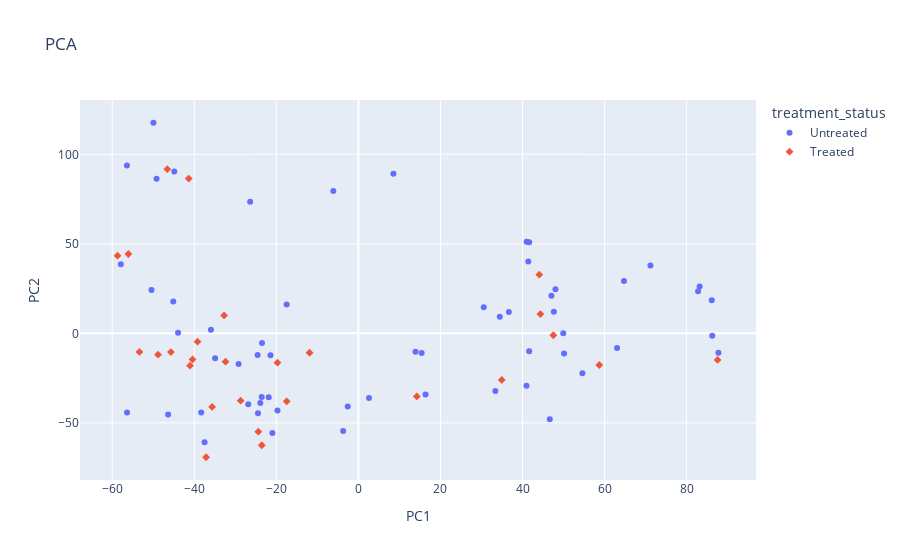

Notebook cell for this chart:
### Code cell
import plotly.express as px

# change index so we can assign the model as a column to on hover event
plotly_df = finalDf.reset_index()
print(plotly_df)
fig = px.scatter(plotly_df[['PC1', 'PC2', 'treatment_status', 'model']], 
                 x="PC1", y="PC2", color="treatment_status", symbol="treatment_status", 
                 hover_data=['model'], title="PCA")
fig.show()

### Figure 1 — Plotly figure (JSON) as saved in the notebook; plotly's stock layout.template omitted (floating-point values rounded to 4 significant figures)
{"data": [{"customdata": [["CTG-0102"], ["CTG-0178"], ["CTG-0184"], ["CTG-0464"], ["CTG-0743"], ["CTG-0765"], ["CTG-0828"], ["CTG-0924"], ["CTG-1253"], ["CTG-1275"], ["CTG-1309"], ["CTG-1316"], ["CTG-1441"], ["CTG-1535"], ["CTG-1726"], ["CTG-1762"], ["CTG-1814"], ["CTG-1878"], ["CTG-1879"], ["CTG-1885"], ["CTG-1927"], ["CTG-1928"], ["CTG-1955"], ["CTG-1992"], ["CTG-2011"], ["CTG-2026"], ["CTG-2033"], ["CTG-2082"], ["CTG-2123"], ["CTG-2210"], ["CTG-2261"], ["CTG-2271"], ["CTG-2311"], ["CTG-2330"], ["CTG-2367"], ["CTG-2466"], ["CTG-2487"], ["CTG-2531"], ["CTG-2538"], ["CTG-2548"], ["CTG-2554"], ["CTG-2555"], ["CTG-2557"], ["CTG-2558"], ["CTG-2569"], ["CTG-2572"], ["CTG-2575"], ["CTG-2751"], ["CTG-2776"], ["CTG-2784"], ["CTG-2823"], ["CTG-2841"], ["CTG-3115"], ["CTG-3121"], ["CTG-3188"], ["CTG-3213"], ["CTG-3293"], ["CTG-3493"], ["CTG-3569"]], "hovertemplate": "treatment_status=Untreated<br>PC1=%{x}<br>PC2=%{y}<br>model=%{customdata[0]}<extra></extra>", "legendgroup": "Untreated", "marker": {"color": "#636efa", "symbol": "circle"}, "mode": "markers", "name": "Untreated", "orientation": "v", "showlegend": true, "type": "scatter", "x": [-26.39, -21.43, -29.21, 13.92, -26.85, 41.62, -37.49, -17.5, 71.17, 83.16, -24.48, 40.96, -35.96, 86.24, 41.0, -44.88, -56.42, -45.12, 36.66, -46.38, 49.92, -49.2, -3.715, -23.58, -2.613, -23.5, -34.93, 47.63, 8.532, -43.96, 15.41, -38.31, -19.72, 48.02, -21.86, -6.114, 82.79, 16.36, -20.96, 2.577, 46.64, 63.04, 64.73, 47.04, 50.13, 30.54, -50.44, -57.9, -24.56, 54.59, 41.62, -56.39, 41.41, -49.96, -23.91, 87.75, 33.38, 86.12, 34.45], "xaxis": "x", "y": [73.43, -12.18, -17.07, -10.22, -39.65, -9.998, -60.77, 16.16, 37.93, 26.14, -44.67, -29.28, 2.054, -1.279, 51.19, 90.37, 93.72, 17.81, 11.95, -45.39, 0.09368, 86.38, -54.51, -35.57, -40.8, -5.368, -13.91, 12.0, 89.2, 0.3266, -11.0, -44.23, -43.15, 24.61, -35.71, 79.5, 23.5, -34.16, -55.69, -36.09, -48.02, -8.195, 29.25, 21.04, -11.29, 14.53, 24.2, 38.55, -12.08, -22.23, 50.91, -44.22, 40.12, 117.6, -38.87, -10.81, -32.19, 18.48, 9.288], "yaxis": "y"}, {"customdata": [["CTG-0159"], ["CTG-0160"], ["CTG-0163"], ["CTG-0165"], ["CTG-0192"], ["CTG-0838"], ["CTG-0852"], ["CTG-1012"], ["CTG-1014"], ["CTG-1342"], ["CTG-1444"], ["CTG-1502"], ["CTG-1903"], ["CTG-1932"], ["CTG-2180"], ["CTG-2534"], ["CTG-2535"], ["CTG-2536"], ["CTG-2540"], ["CTG-2543"], ["CTG-2552"], ["CTG-2556"], ["CTG-2934"], ["CTG-2983"], ["CTG-2992"], ["CTG-3514"], ["CTG-3651"]], "hovertemplate": "treatment_status=Treated<br>PC1=%{x}<br>PC2=%{y}<br>model=%{customdata[0]}<extra></extra>", "legendgroup": "Treated", "marker": {"color": "#EF553B", "symbol": "diamond"}, "mode": "markers", "name": "Treated", "orientation": "v", "showlegend": true, "type": "scatter", "x": [-37.13, 58.7, 87.53, -23.55, -28.71, 14.24, -24.4, -41.36, -48.84, -46.57, -40.44, -17.48, -58.71, 34.94, -32.74, -35.66, -39.21, -19.72, -45.71, -41.04, 44.08, 44.36, -53.38, -32.39, -56.07, -11.91, 47.51], "xaxis": "x", "y": [-69.2, -17.66, -14.85, -62.5, -37.58, -35.24, -54.94, 86.42, -11.93, 91.71, -14.56, -37.94, 43.36, -26.02, 10.01, -41.11, -4.655, -16.4, -10.46, -18.03, 32.77, 10.78, -10.37, -15.82, 44.31, -10.82, -1.054], "yaxis": "y"}], "layout": {"legend": {"title": {"text": "treatment_status"}, "tracegroupgap": 0}, "title": {"text": "PCA"}, "xaxis": {"anchor": "y", "domain": [0, 1], "title": {"text": "PC1"}}, "yaxis": {"anchor": "x", "domain": [0, 1], "title": {"text": "PC2"}}}}
